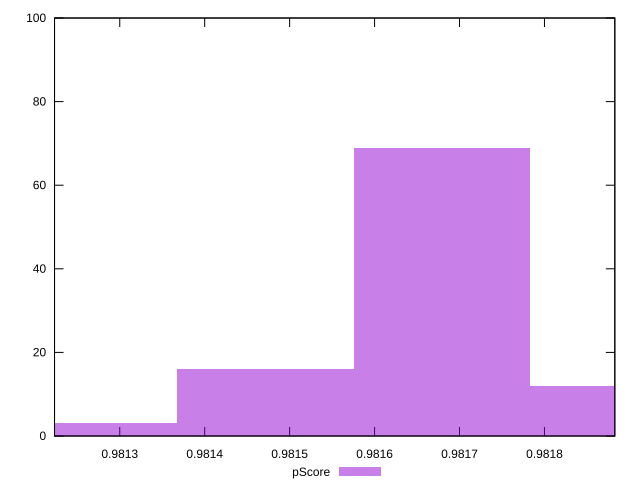

This figure's gnuplot source:
reset

$pScore <<EOF
0.9816791068077656 69
0.9814714758630093 16
0.9812638449182529 3
0.9818867377525219 12
EOF

set key outside below
set boxwidth 0.0002076309447562956
set xrange [0.9812232259159619:0.9818828196992779]
set yrange [0:100]
set trange [0:100]
set style fill transparent solid 0.5 noborder
set terminal svg size 640, 490 enhanced background rgb 'white'
set output "report_00008_2021-01-22T20:58:29.167/first-contentful-paint/samples/pages+cached+noexternal+nofonts+nosvg+noimg+nocss/pScore/histogram.svg"

plot $pScore title "pScore" with boxes

reset
